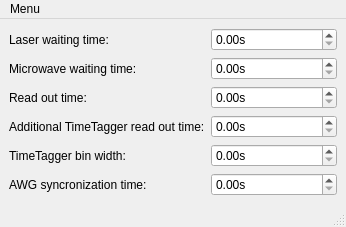
<?xml version="1.0" encoding="UTF-8"?>
<ui version="4.0">
 <class>MainWindow</class>
 <widget class="QMainWindow" name="MainWindow">
  <property name="geometry">
   <rect>
    <x>0</x>
    <y>0</y>
    <width>346</width>
    <height>226</height>
   </rect>
  </property>
  <property name="windowTitle">
   <string>Pulsed settings</string>
  </property>
  <widget class="QWidget" name="centralwidget">
   <layout class="QGridLayout" name="gridLayout">
    <item row="1" column="1">
     <widget class="ScienDSpinBox" name="laser_waiting_time_DSpinBox">
      <property name="minimumSize">
       <size>
        <width>70</width>
        <height>0</height>
       </size>
      </property>
      <property name="suffix">
       <string>s</string>
      </property>
      <property name="decimals">
       <number>2</number>
      </property>
     </widget>
    </item>
    <item row="2" column="1">
     <widget class="ScienDSpinBox" name="MW_waiting_time_DSpinBox">
      <property name="minimumSize">
       <size>
        <width>70</width>
        <height>0</height>
       </size>
      </property>
      <property name="suffix">
       <string>s</string>
      </property>
      <property name="decimals">
       <number>2</number>
      </property>
     </widget>
    </item>
    <item row="2" column="0">
     <widget class="QLabel" name="label_3">
      <property name="text">
       <string>Microwave waiting time:</string>
      </property>
     </widget>
    </item>
    <item row="3" column="0">
     <widget class="QLabel" name="label_4">
      <property name="text">
       <string>Read out time:</string>
      </property>
     </widget>
    </item>
    <item row="1" column="0">
     <widget class="QLabel" name="label_2">
      <property name="text">
       <string>Laser waiting time:</string>
      </property>
     </widget>
    </item>
    <item row="3" column="1">
     <widget class="ScienDSpinBox" name="read_out_time_DSpinBox">
      <property name="minimumSize">
       <size>
        <width>70</width>
        <height>0</height>
       </size>
      </property>
      <property name="suffix">
       <string>s</string>
      </property>
      <property name="decimals">
       <number>2</number>
      </property>
     </widget>
    </item>
    <item row="4" column="1">
     <widget class="ScienDSpinBox" name="add_tt_read_out_DSpinBox">
      <property name="minimumSize">
       <size>
        <width>70</width>
        <height>0</height>
       </size>
      </property>
      <property name="suffix">
       <string>s</string>
      </property>
      <property name="decimals">
       <number>2</number>
      </property>
     </widget>
    </item>
    <item row="4" column="0">
     <widget class="QLabel" name="label_5">
      <property name="text">
       <string>Additional TimeTagger read out time:</string>
      </property>
     </widget>
    </item>
    <item row="5" column="0">
     <widget class="QLabel" name="label_6">
      <property name="text">
       <string>TimeTagger bin width:</string>
      </property>
     </widget>
    </item>
    <item row="5" column="1">
     <widget class="ScienDSpinBox" name="bin_width_DSpinBox">
      <property name="minimumSize">
       <size>
        <width>70</width>
        <height>0</height>
       </size>
      </property>
      <property name="suffix">
       <string>s</string>
      </property>
      <property name="decimals">
       <number>2</number>
      </property>
     </widget>
    </item>
    <item row="6" column="0">
     <widget class="QLabel" name="label">
      <property name="text">
       <string>AWG syncronization time:</string>
      </property>
     </widget>
    </item>
    <item row="6" column="1">
     <widget class="ScienDSpinBox" name="AWG_sync_time_DSpinBox">
      <property name="minimumSize">
       <size>
        <width>70</width>
        <height>0</height>
       </size>
      </property>
      <property name="suffix">
       <string>s</string>
      </property>
      <property name="decimals">
       <number>2</number>
      </property>
     </widget>
    </item>
   </layout>
  </widget>
  <widget class="QMenuBar" name="menubar">
   <property name="geometry">
    <rect>
     <x>0</x>
     <y>0</y>
     <width>346</width>
     <height>21</height>
    </rect>
   </property>
   <widget class="QMenu" name="menuMenu">
    <property name="title">
     <string>Menu</string>
    </property>
    <addaction name="action_delete_all_pulsed_assets"/>
    <addaction name="action_restore_default_values"/>
   </widget>
   <addaction name="menuMenu"/>
  </widget>
  <widget class="QStatusBar" name="statusbar"/>
  <action name="action_delete_all_pulsed_assets">
   <property name="text">
    <string>Delete all pulsed assets</string>
   </property>
  </action>
  <action name="action_restore_default_values">
   <property name="text">
    <string>Restore default values</string>
   </property>
  </action>
 </widget>
 <customwidgets>
  <customwidget>
   <class>ScienDSpinBox</class>
   <extends>QDoubleSpinBox</extends>
   <header location="global">qtwidgets.scientific_spinbox.h</header>
  </customwidget>
 </customwidgets>
 <resources/>
 <connections/>
</ui>
